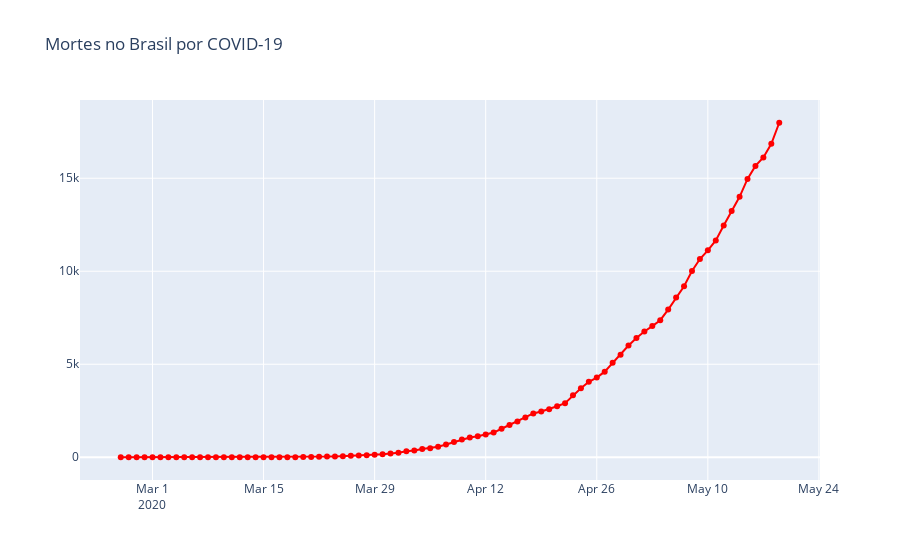

The notebook cell saved with this chart:
### Markdown cell above
# Numero de Mortos

### Code cell
fig = go.Figure()
fig.add_trace(
    go.Scatter(x = brasil.observationdate, y = brasil.deaths, name ='Mortes',
              mode = 'lines+markers', line = {'color':'red'})

)
#layout
fig.update_layout(title ='Mortes no Brasil por COVID-19')
fig.show()
